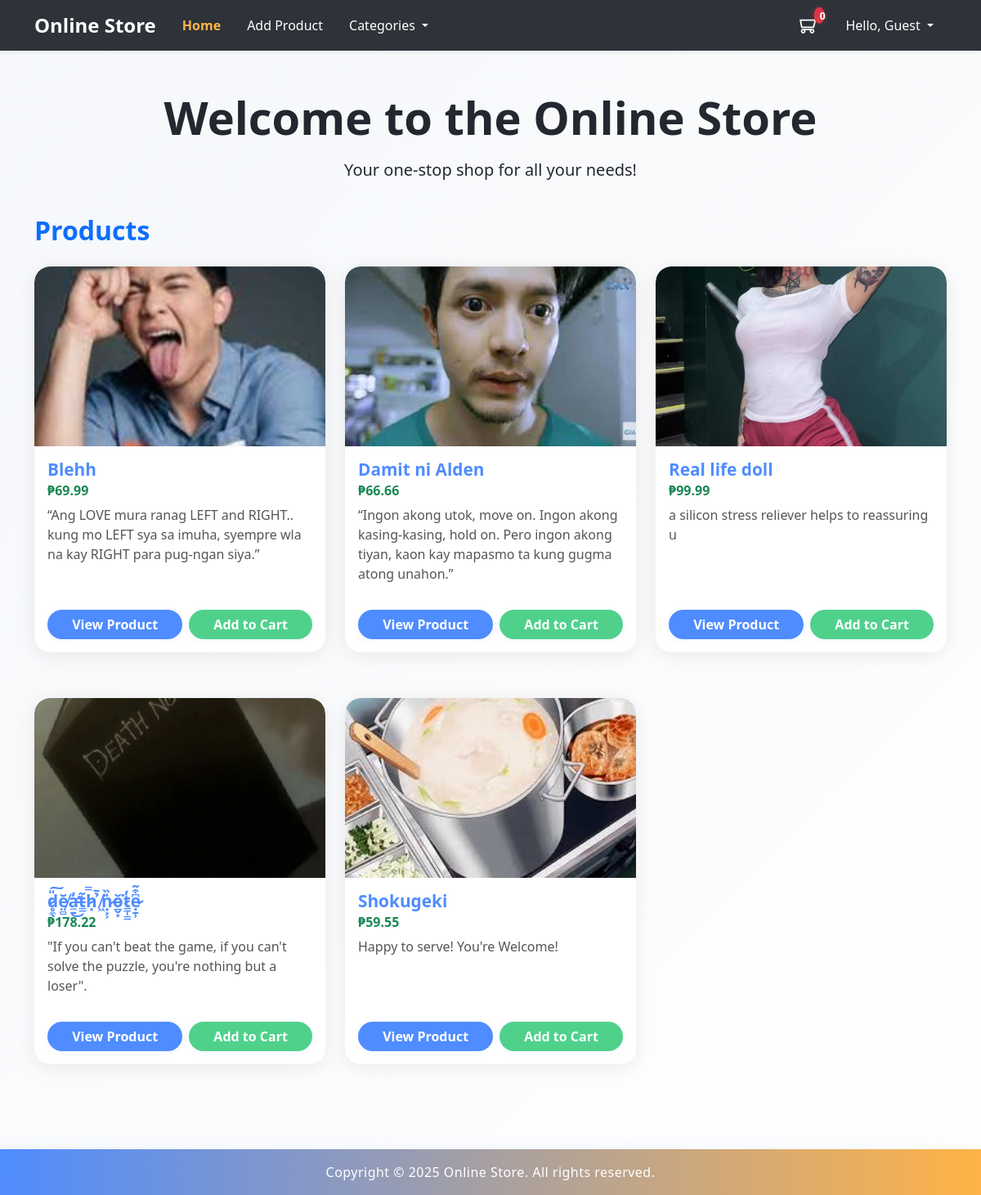
The page / on the database its author committed.
### tables this page shows
CREATE TABLE `products` (
  `id` int(11) NOT NULL,
  `name` varchar(255) NOT NULL,
  `description` text DEFAULT NULL,
  `price` decimal(10,2) NOT NULL,
  `slug` varchar(255) NOT NULL,
  `image_path` varchar(255) DEFAULT NULL,
  `category_id` int(11) DEFAULT NULL,
  `created_at` timestamp NOT NULL DEFAULT current_timestamp(),
  `updated_at` timestamp NOT NULL DEFAULT current_timestamp() ON UPDATE current_timestamp()
);

### helpers/functions.php (called while the page is built, shortened)
<?php
function template($path) {
    include 'templates/' . $path;
}
function countCart() {
    return 0;
}

### app/includes/database.php (called while the page is built, shortened)
<?php
class Database {
    private $host = "localhost";
    private $db_name = "mini_framework_store";
    private $username = "root";
    private $password = "";
    protected $conn;
    public function __construct() {
        try {
            $this->conn = new \PDO("mysql:host=" . $this->host . ";dbname=" . $this->db_name, $this->username, $this->password);
            $this->conn->setAttribute(\PDO::ATTR_ERRMODE, \PDO::ERRMODE_EXCEPTION);
        } catch (\PDOException $e) {
            die("Connection failed: " . $e->getMessage());
        }
    }
    public function getConnection() {
        return $this->conn;
    }
}

### app/models/Product.php (called while the page is built, shortened)
<?php
class Product extends Database
{
    private $db;
    public function __construct()
    {
        $this->db = $this->getConnection();
    }
    public function getAll()
    {
        $sql = "SELECT * FROM products";
        $stmt = $this->db->prepare($sql);
        $stmt->execute();
        return $stmt->fetchAll(\PDO::FETCH_ASSOC);
    }
}

### index.php (the view, shortened to what this page needs)
<?php include 'helpers/functions.php'; ?>
<?php template('header.php'); ?>
<?php
$products = new Product();
$amounLocale = 'en_PH';
$pesoFormatter = new NumberFormatter($amounLocale, NumberFormatter::CURRENCY);
?>
<div class="container my-5 fade-in-section">
    <div class="row align-items-center mb-4">
        <div class="col-md-12">
            <h1 class="text-center display-4 fw-bold mb-3">Welcome to the Online Store</h1>
            <p class="text-center lead">Your one-stop shop for all your needs!</p>
        </div>
    </div>
    <div class="row">
        <h2 class="mb-4 fw-semibold text-primary">Products</h2>
        <?php foreach($products->getAll() as $product): ?>
        <div class="col-12 col-sm-6 col-md-4 mb-4 d-flex align-items-stretch">
            <div class="card w-100 animate-card">
                <img src="<?php echo $product['image_path'] ?>" class="card-img-top" alt="...">
                <div class="card-body d-flex flex-column">
                    <h5 class="card-title mb-2"><?php echo $product['name'] ?></h5>
                    <h6 class="card-subtitle mb-2 text-success"><?php echo $formattedAmount = $pesoFormatter->formatCurrency($product['price'], 'PHP') ?></h6>
                    <p class="card-text flex-grow-1"><?php echo $product['description'] ?></p>
                    <div class="mt-3 d-flex gap-2">
                        <a href="product.php?id=<?php echo $product['id'] ?>" class="btn btn-primary flex-fill">View Product</a>
                        <a href="#" class="btn btn-success add-to-cart flex-fill" data-productid="<?php echo $product['id'] ?>" data-quantity="1">Add to Cart</a>
                    </div>
                </div>
            </div>
        </div>
        <?php endforeach; ?>
    </div>
</div>
<?php template('footer.php'); ?>

### templates/header.php (shortened to what this page needs)
<!DOCTYPE html>
<html lang="en">
<head>
    <link rel="stylesheet" href="assets/css/bootstrap.min.css">
    <link rel="stylesheet" href="assets/css/styles.css">
</head>
<body class="store-body">
    <nav class="navbar navbar-expand-lg navbar-dark bg-dark shadow-sm fade-in-section">
    <div class="container">
        <a class="navbar-brand fw-bold fs-4 logo-animate" href="index.php">Online Store</a>
        <div class="collapse navbar-collapse" id="navbarSupportedContent">
            <ul class="navbar-nav me-auto mb-2 mb-lg-0">
                <li class="nav-item">
                    <a class="nav-link active px-3" aria-current="page" href="index.php">Home</a>
                </li>
                <li class="nav-item">
                    <a class="nav-link px-3" href="add-product.php">Add Product</a>
                </li>
                <li class="nav-item dropdown">
                    <a class="nav-link dropdown-toggle px-3" href="#" role="button" data-bs-toggle="dropdown" aria-expanded="false">
                        Categories
                    </a>
                </li>
            </ul>
            <a class="icon-link position-relative me-3" href="cart.php" title="Cart">
                <span id="cart-count" class="badge bg-danger position-absolute top-0 start-100 translate-middle"><?php echo countCart(); ?></span>
            </a>
            <ul class="navbar-nav mb-2 mb-lg-0">
                <li class="nav-item dropdown">
                    <a class="nav-link dropdown-toggle px-3" href="#" role="button" data-bs-toggle="dropdown" aria-expanded="false">
                        Hello, <?php echo isset($_SESSION['user']) ? $_SESSION['user']['name'] : 'Guest'; ?>
                    </a>
                </li>
            </ul>
        </div>
    </div>
    </nav>

### templates/footer.php (shortened to what this page needs)
    <footer class="bg-light text-center text-lg-start modern-footer fade-in-section">
        <div class="text-center p-3">
            Copyright © 2025 Online Store. All rights reserved.
        </div>
    </footer>
</body>
</html>

### assets/css/styles.css (style rules this page uses)
:root { --primary: #4f8cff; --secondary: #f5f7fa; --accent: #ffb347; --danger: #ff4f4f; --success: #4fd18c; --dark: #23272f; --light: #ffffff; --shadow: 0 4px 24px rgba(0,0,0,0.08); }
body, .store-body { background: linear-gradient(135deg, var(--secondary) 0%, var(--light) 100%); font-family: 'Segoe UI', Tahoma, Geneva, Verdana, sans-serif; font-size: 16px; color: var(--dark); margin: 0; padding: 0; min-height: 100vh; }
.navbar { background: rgba(35, 39, 47, 0.95) !important; backdrop-filter: blur(8px); box-shadow: var(--shadow); transition: background 0.4s; }
.navbar-nav .nav-link { color: var(--light); transition: color 0.3s, text-shadow 0.3s; padding-left: 1rem; padding-right: 1rem; }
.navbar-nav .nav-link.active { color: var(--accent); font-weight: 700; }
.card { border: none; border-radius: 1.2rem; box-shadow: var(--shadow); transition: transform 0.3s cubic-bezier(.4,2,.3,1), box-shadow 0.3s; overflow: hidden; background: var(--light); margin-bottom: 2rem; opacity: 0; transform: translateY(40px); animation: fadeInUp 0.7s forwards; }
.card-img-top { border-radius: 1.2rem 1.2rem 0 0; object-fit: cover; height: 220px; transition: filter 0.3s; }
.card-title { font-size: 1.3rem; font-weight: 700; color: var(--primary); }
.card-subtitle { color: var(--success); font-weight: 600; }
.card-text { color: #555; }
.btn { border-radius: 2rem; font-weight: 600; transition: background 0.3s, transform 0.2s; box-shadow: 0 2px 8px rgba(79,140,255,0.08); }
.btn-primary { background: var(--primary); border: none; }
.btn-success { background: var(--success); border: none; }
.add-to-cart { position: relative; overflow: hidden; }
.add-to-cart:after { content: ''; display: block; position: absolute; left: 50%; top: 50%; width: 0; height: 0; background: rgba(79,140,255,0.15); border-radius: 100%; transform: translate(-50%, -50%); transition: width 0.4s, height 0.4s; z-index: 0; }
.icon-link svg { vertical-align: middle; transition: fill 0.3s; }
#cart-count { font-size: 0.8rem; font-weight: 700; padding: 0.3em 0.5em; border-radius: 50%; box-shadow: 0 0 8px rgba(255,79,79,0.25); background: var(--danger); color: var(--light); position: absolute; top: 0; right: 0; transform: translate(50%, -50%) scale(1); transition: transform 0.3s cubic-bezier(.4,2,.3,1); }
footer { background: linear-gradient(90deg, var(--primary) 0%, var(--accent) 100%); color: var(--light); box-shadow: 0 -2px 16px rgba(79,140,255,0.08); margin-top: 3rem; animation: fadeIn 1.2s; }
footer .p-3 { font-size: 1rem; letter-spacing: 0.03em; }

### rows shown on the page
products: image_path (picture), name "Blehh", price "₱69.99", description "“Ang LOVE mura ranag LEFT and RIGHT.. kung mo LEFT sya sa imuha, syempre wla na kay RIGHT para pug-ngan siya.”"
products: image_path (picture), name "Damit ni Alden", price "₱66.66", description "“Ingon akong utok, move on. Ingon akong kasing-kasing, hold on. Pero ingon akong tiyan, kaon kay mapasmo ta kung gugma atong unahon.”"
products: image_path (picture), name "Real life doll", price "₱99.99", description "a silicon stress reliever helps to reassuring u"
products: image_path (picture), name "d̷̥̼̖̎͠ĕ̸̤̻a̵̛̼̱̓͜t̵̳̃h̷͓̿ ̸͖̉̄͘n̷̟͓͕̍̏ǒ̵̲̬͙͘t̷̳̜͇̓ẹ̷̱̹͆͒̃", price "₱178.22", description "\"If you can't beat the game, if you can't solve the puzzle, you're nothing but a loser\"."
products: image_path (picture), name "Shokugeki", price "₱59.55", description "Happy to serve! You're Welcome!"

### other values the page prints
countCart() "0"
